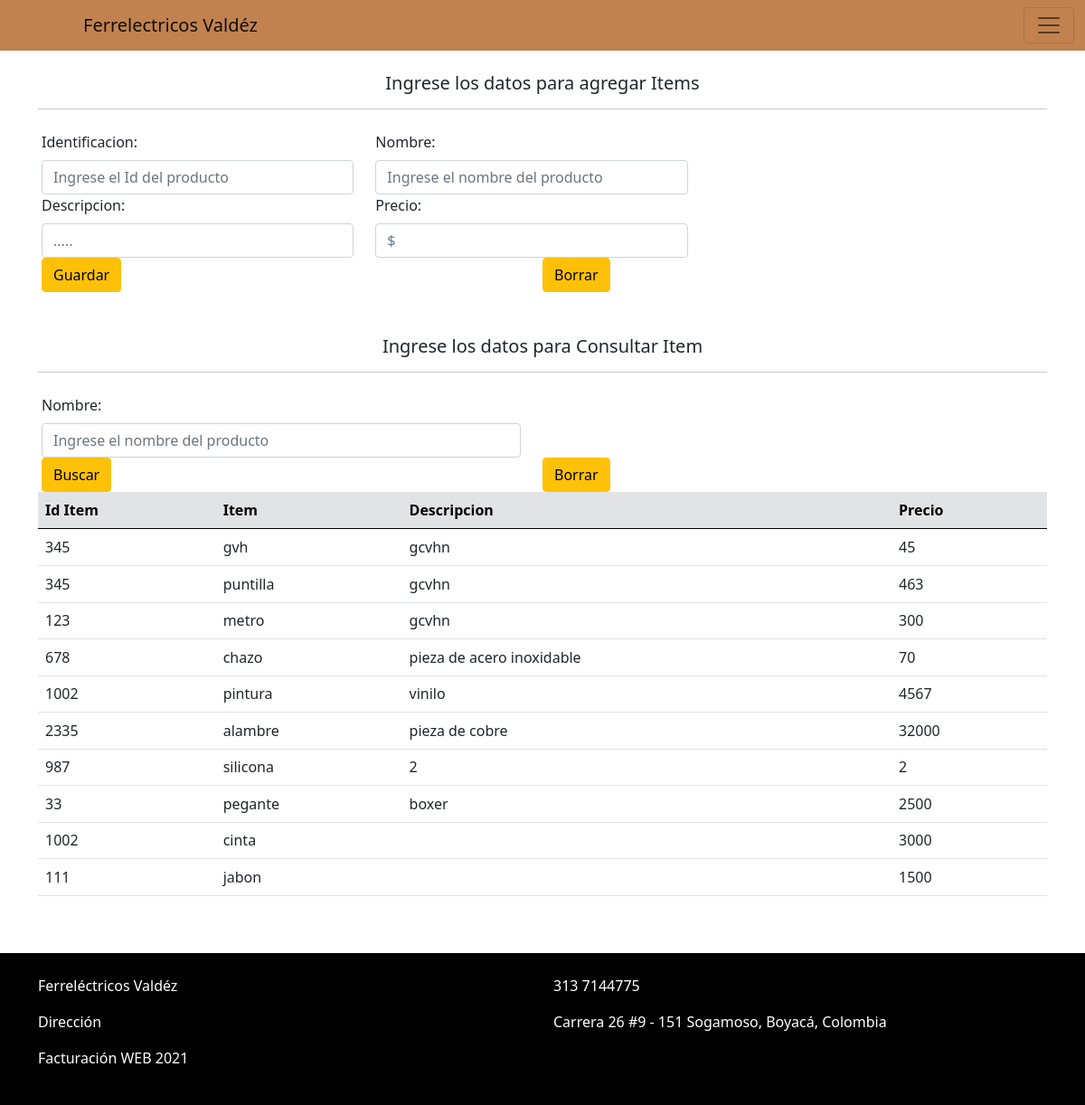
Page /item.php (signed in) on the earlier database version.
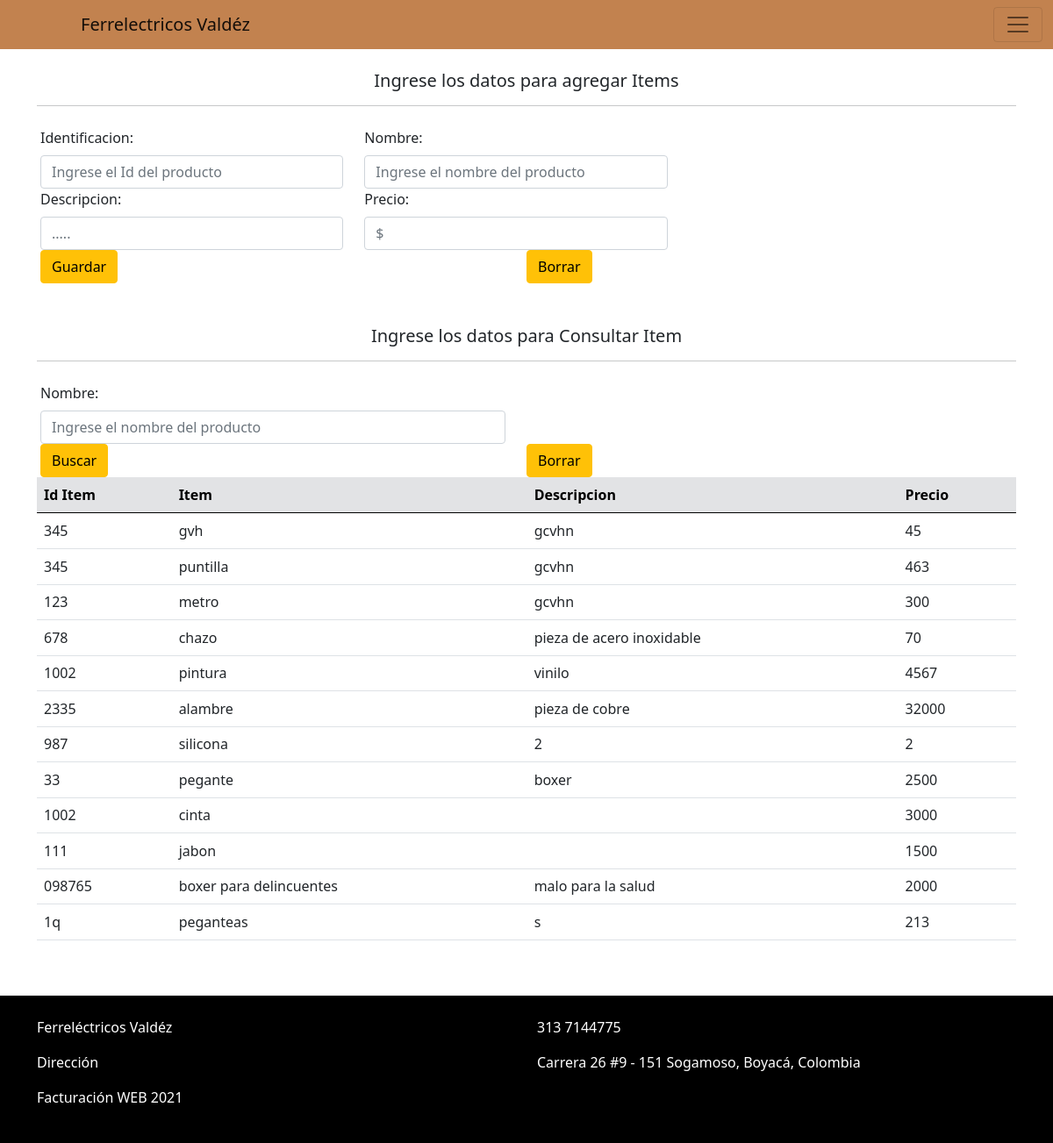
Same page on the later database version.
### tables this page shows
CREATE TABLE IF NOT EXISTS `item` (
  `Id` varchar(12) NOT NULL,
  `nombre` varchar(30) NOT NULL,
  `descripcion` varchar(150) NOT NULL,
  `precio` int(10) NOT NULL
);

### item.php (the view, shortened to what this page needs)
<?php
    require 'database.php';
    if(isset($_SESSION['user_id'])){
        $records = $conn->prepare('SELECT id, usuario, password FROM users WHERE id = :id ');
        $records->bindParam(':id', $_SESSION['user_id']);
        $records->execute();
        $results = $records->fetch(PDO::FETCH_ASSOC);
        $user = null;
        if (count($results) > 0) {
            $user = $results;
        }
    }
?>
<!DOCTYPE html>
<html lang="en">
<head>
    <link href="https://cdn.jsdelivr.net/npm/bootstrap@5.1.0/dist/css/bootstrap.min.css" rel="stylesheet">
</head>
<body>
  <?php if(!empty($user)):?>
    <nav class="navbar navbar-light" style="background-color: #C2824F;">
        <div class="container-fluid">
          <a class="navbar-brand" href="index.php"style="margin-left: 80px;">Ferrelectricos Valdéz</a>
          <button class="navbar-toggler" type="button" data-bs-toggle="offcanvas" data-bs-target="#offcanvasNavbar" aria-controls="offcanvasNavbar">
            <span class="navbar-toggler-icon"></span>
          </button>
        </div>
      </nav>
      <br>
      <div class="container">
        <h5 style="text-align: center;">Ingrese los datos para agregar Items</h5>
        <hr>
        <br>
        <form class="row g-3 needs-validation" action="item.php" method="POST" novalidate>
          <div class="row">
            <div class="col-sm-4">
              <label for="id" class="form-label">Identificacion:</label>
              <input type="text" class="form-control" id="id" placeholder="Ingrese el Id del producto" name="id" aria-describedby="inputGroupPrepend2" required>
            </div>
            <div class="col-sm-4">
              <label for="nombre" class="form-label">Nombre:</label>
              <input type="text" class="form-control" id="nombre" placeholder="Ingrese el nombre del producto" name="nombre" aria-describedby="inputGroupPrepend2" required>
            </div>
          </div>
          <div class="row">
            <div class="col-sm-4">
                <label for="descripcion" class="form-label">Descripcion:</label>
                <input type="text" class="form-control" id="descripcion" name="descripcion" placeholder=".....">
            </div>
            <div class="col-sm-4">
              <label for="precio" class="form-label">Precio:</label>
              <input type="number" class="form-control" id="precio" name="precio" placeholder="$" required>
            </div>
          </div>
          <br>
          <div class="row">
            <div class="col-sm">
              <button class="btn btn-warning" type="submit" name="addItem_btn">Guardar</button>
            </div>
            <div class="col-sm">
              <button class="btn btn-warning" type="reset">Borrar</button>
            </div>
          </div>
        </form>
        <br>
    <br>
        <h5 style="text-align: center;">Ingrese los datos para Consultar Item</h5>
        <hr>
        <br>
        <form class="row g-3 needs-validation" action="item.php" method="POST" novalidate>
          <div class="row">
            <div class="col-sm-6">
              <label for="nombre" class="form-label">Nombre:</label>
              <input type="text" class="form-control" id="nombre" placeholder="Ingrese el nombre del producto" name="nombre" aria-describedby="inputGroupPrepend2">
            </div>
          </div>
          <div class="row">
            <div class="col-sm">
              <button class="btn btn-warning" type="submit" name="serchItem_btn">Buscar</button>
            </div>
            <div class="col-sm">
              <button class="btn btn-warning" type="reset">Borrar</button>
            </div>
          </div>
        </form>
        <table class="table caption-top">
      <thead class="table-secondary">
        <tr>
          <th scope="col"> Id Item </th>
          <th scope="col"> Item </th>
          <th scope="col"> Descripcion </th>
          <th scope="col"> Precio</th>
          </tr>
      </thead>
      <tbody>
        <?php
          require 'database.php';
          $nombre= ( empty($_POST['nombre']) ) ? NULL : $_POST['nombre'];
          if(!empty($nombre)){
            $consulta = $conn->query("SELECT * FROM item WHERE nombre LIKE '%$nombre%'");
            foreach($consulta as $result){
              echo "<tr>
              <td>".$result['Id']."</td>";
                  echo "<td>". $result['nombre']."</td>";
                  echo "<td>". $result['descripcion']."</td>";
                  echo "<td>". $result['precio']."</td>";
                  echo "<tr>";
            }
          }else{
            $consulta = $conn->query("SELECT * FROM item");
            foreach($consulta as $result){
              echo "<tr>
              <td>".$result['Id']."</td>";
                  echo "<td>". $result['nombre']."</td>";
                  echo "<td>". $result['descripcion']."</td>";
                  echo "<td>". $result['precio']."</td>";
                  echo "<tr>";
            }
          }
        ?>
      </tbody>
      </table>
      <br>
        </div>
</body>
<br>
<footer style="background-color: #000000;">
  <div class="container">
    <br>
    <div class="row">
        <div class="col-sm">
          <p style="color: white;">Ferreléctricos Valdéz</p>
        </div>
        <div class="col-sm">
          <p style="color: white;">313 7144775</p>
        </div>
    </div>
    <div class="row">
      <div class="col-sm">
        <p style="color: white;">Dirección</p>
      </div>
      <div class="col-sm">
        <p style="color: white;">Carrera 26 #9 - 151 Sogamoso, Boyacá, Colombia</p>
      </div>
    </div>
    <div class="row">
    <p style="color: white;">Facturación WEB 2021</p>
    </div>
    <br>
  </div>
</footer>
<?php endif; ?>
</html>

Differences in the rows shown:
added item: Id "098765", nombre "boxer para delincuentes", descripcion "malo para la salud", precio "2000"
added item: Id "1q", nombre "peganteas", descripcion "s", precio "213"
